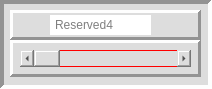
      <widget class="QFrame" name="frame_238">
       <property name="minimumSize">
        <size>
         <width>212</width>
         <height>89</height>
        </size>
       </property>
       <property name="styleSheet">
        <string notr="true">background-color: rgb(221, 221, 221);</string>
       </property>
       <property name="frameShape">
        <enum>QFrame::Panel</enum>
       </property>
       <property name="frameShadow">
        <enum>QFrame::Sunken</enum>
       </property>
       <property name="lineWidth">
        <number>4</number>
       </property>
       <property name="midLineWidth">
        <number>0</number>
       </property>
       <widget class="QFrame" name="frame_239">
        <property name="geometry">
         <rect>
          <x>10</x>
          <y>40</y>
          <width>191</width>
          <height>37</height>
         </rect>
        </property>
        <property name="styleSheet">
         <string notr="true"/>
        </property>
        <property name="frameShape">
         <enum>QFrame::Panel</enum>
        </property>
        <property name="frameShadow">
         <enum>QFrame::Raised</enum>
        </property>
        <property name="lineWidth">
         <number>3</number>
        </property>
        <widget class="QScrollBar" name="horizontalScrollBar_83">
         <property name="geometry">
          <rect>
           <x>10</x>
           <y>10</y>
           <width>171</width>
           <height>17</height>
          </rect>
         </property>
         <property name="minimumSize">
          <size>
           <width>171</width>
           <height>17</height>
          </size>
         </property>
         <property name="maximumSize">
          <size>
           <width>171</width>
           <height>17</height>
          </size>
         </property>
         <property name="styleSheet">
          <string notr="true"> border: 1px solid red</string>
         </property>
         <property name="orientation">
          <enum>Qt::Horizontal</enum>
         </property>
        </widget>
       </widget>
       <widget class="QFrame" name="frame_240">
        <property name="geometry">
         <rect>
          <x>10</x>
          <y>10</y>
          <width>191</width>
          <height>30</height>
         </rect>
        </property>
        <property name="frameShape">
         <enum>QFrame::Panel</enum>
        </property>
        <property name="frameShadow">
         <enum>QFrame::Raised</enum>
        </property>
        <property name="lineWidth">
         <number>3</number>
        </property>
        <property name="midLineWidth">
         <number>0</number>
        </property>
        <widget class="QLineEdit" name="lineEdit_83">
         <property name="geometry">
          <rect>
           <x>40</x>
           <y>5</y>
           <width>101</width>
           <height>20</height>
          </rect>
         </property>
         <property name="minimumSize">
          <size>
           <width>101</width>
           <height>20</height>
          </size>
         </property>
         <property name="maximumSize">
          <size>
           <width>101</width>
           <height>20</height>
          </size>
         </property>
         <property name="styleSheet">
          <string notr="true">QLineEdit {
 border: 3px solid wHITE;
	background-color: rgb(255, 255, 255);
}</string>
         </property>
         <property name="placeholderText">
          <string>Reserved4</string>
         </property>
        </widget>
       </widget>
      </widget>
